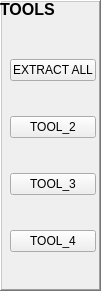
   <widget class="QFrame" name="mainboard_frame_5">
    <property name="geometry">
     <rect>
      <x>850</x>
      <y>330</y>
      <width>101</width>
      <height>291</height>
     </rect>
    </property>
    <property name="frameShape">
     <enum>QFrame::WinPanel</enum>
    </property>
    <property name="frameShadow">
     <enum>QFrame::Raised</enum>
    </property>
    <widget class="QLabel" name="tools_title_label">
     <property name="geometry">
      <rect>
       <x>0</x>
       <y>0</y>
       <width>111</width>
       <height>21</height>
      </rect>
     </property>
     <property name="font">
      <font>
       <pointsize>12</pointsize>
       <weight>75</weight>
       <bold>true</bold>
      </font>
     </property>
     <property name="text">
      <string>TOOLS</string>
     </property>
     <property name="alignment">
      <set>Qt::AlignLeading|Qt::AlignLeft|Qt::AlignTop</set>
     </property>
    </widget>
    <widget class="QWidget" name="verticalLayoutWidget_2">
     <property name="geometry">
      <rect>
       <x>10</x>
       <y>30</y>
       <width>86</width>
       <height>251</height>
      </rect>
     </property>
     <layout class="QVBoxLayout" name="verticalLayout_2">
      <item>
       <widget class="QPushButton" name="extract_push_button">
        <property name="text">
         <string>EXTRACT ALL</string>
        </property>
       </widget>
      </item>
      <item>
       <widget class="QPushButton" name="pushButton_7">
        <property name="text">
         <string>TOOL_2</string>
        </property>
       </widget>
      </item>
      <item>
       <widget class="QPushButton" name="pushButton_8">
        <property name="text">
         <string>TOOL_3</string>
        </property>
       </widget>
      </item>
      <item>
       <widget class="QPushButton" name="pushButton_9">
        <property name="text">
         <string>TOOL_4</string>
        </property>
       </widget>
      </item>
     </layout>
    </widget>
   </widget>
